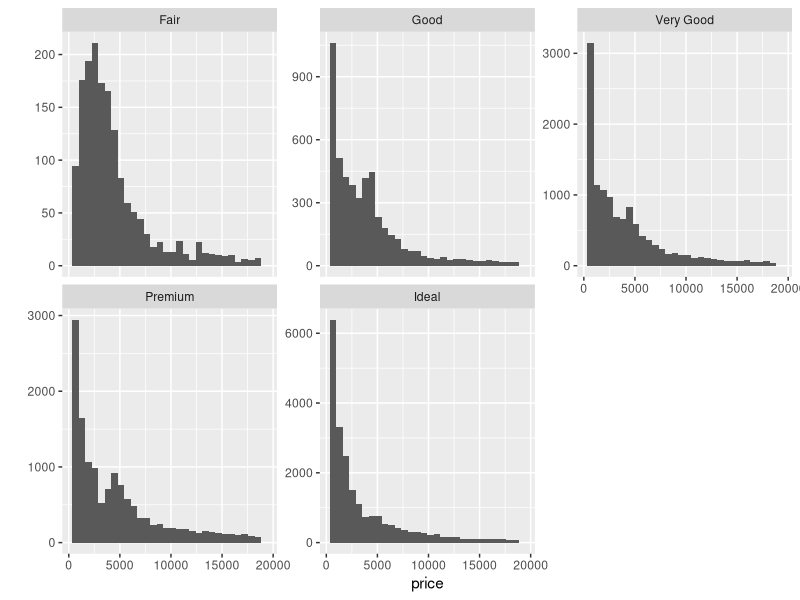

Here is the R script that generated this plot:
if (require("ggplot2") == FALSE) {
  install.packages("ggplot2")
  require("ggplot2")
}

data(diamonds)

qplot(x = price, data = diamonds) + facet_wrap(~cut, scales="free_y")